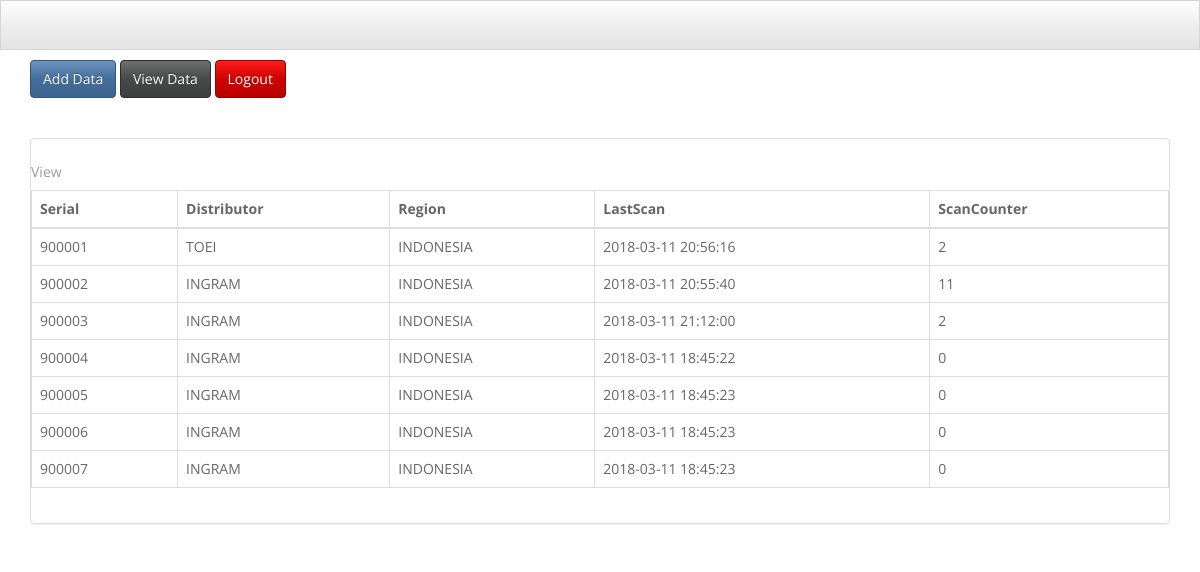
Page /admin/update1.php (signed in) on the committed database.
### tables this page shows
CREATE TABLE `product` (
  `product_id` bigint(20) NOT NULL,
  `product_name` bigint(20) NOT NULL,
  `announce` varchar(200) NOT NULL,
  `battery` varchar(200) NOT NULL,
  `build` varchar(2000) NOT NULL,
  `timestamp` varchar(100) NOT NULL,
  `counter` int(11) NOT NULL
);

### admin/update1.php (the view, shortened to what this page needs)
<?php
include '../DB_CONFIG/connect_db.php';
?>
<!DOCTYPE html>
<html lang="en">
  <head>
    <link href="css/bootstrap.min.css" rel="stylesheet">
  </head>
  <body>
    <div class="navbar navbar-fixed-top">
      <div class="navbar-inner">
        <div class="container">
          <a class="btn btn-navbar" data-toggle="collapse" data-target=".nav-collapse">
          </a>
        </div>
      </div>
    </div>
    <br>
      <br>
    <div class="row">
	<div class="container">
	<br>
        <a href="insert.php"><button class="btn btn-primary">Add Data</button></a>
        <a href="update1.php"><button class="btn btn-default">View Data</button></a>
        <a href="../logout.php"><button class="btn btn-danger btn-md">Logout</button></a>
    </div>
	</div>
    <br><br>
<div class="container">
<div class="panel panel-default">
<div class="panel-body">
<div class="row">
				<table class="table table-bordered">
		<caption class="title">View</caption>
		<thead>
			<tr>
				<th>Serial</th>
				<th>Distributor</th>
				<th>Region</th>
				<th>LastScan</th>
                <th>ScanCounter</th>
			</tr>
		</thead>
		<tbody>
		<?php
		$sql2= "SELECT * FROM product";
$query1 = mysqli_query($db,$sql2) or die ;
						if (mysqli_num_rows($query1) > 0)
						{
   						while($row = mysqli_fetch_array($query1))
						{
			echo '<tr>
					<td>'.$row['product_name'].'</td>
					<td>'.$row['battery'].'</td>
					<td>'.$row['build'].'</td>
					<td>'. $row['timestamp'] . '</td>
					<td>'.$row['counter'].'</td>
				</tr>';
						}}?>
		</tbody>
	</table>
    </div>
    </div>
    </div>
    </div>
  </body>
</html>

### rows in the picture
product: product_name "900001", battery "TOEI", build "INDONESIA", timestamp "2018-03-11 20:56:16", counter "2"
product: product_name "900002", battery "INGRAM", build "INDONESIA", timestamp "2018-03-11 20:55:40", counter "11"
product: product_name "900003", battery "INGRAM", build "INDONESIA", timestamp "2018-03-11 21:12:00", counter "2"
product: product_name "900004", battery "INGRAM", build "INDONESIA", timestamp "2018-03-11 18:45:22", counter "0"
product: product_name "900005", battery "INGRAM", build "INDONESIA", timestamp "2018-03-11 18:45:23", counter "0"
product: product_name "900006", battery "INGRAM", build "INDONESIA", timestamp "2018-03-11 18:45:23", counter "0"
product: product_name "900007", battery "INGRAM", build "INDONESIA", timestamp "2018-03-11 18:45:23", counter "0"
